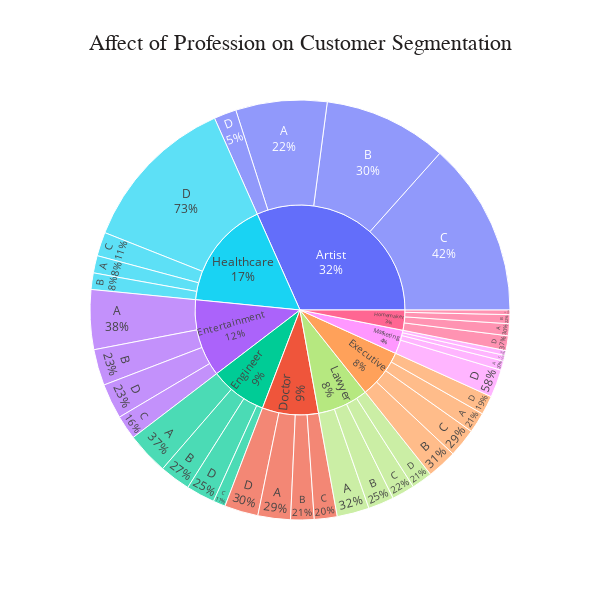
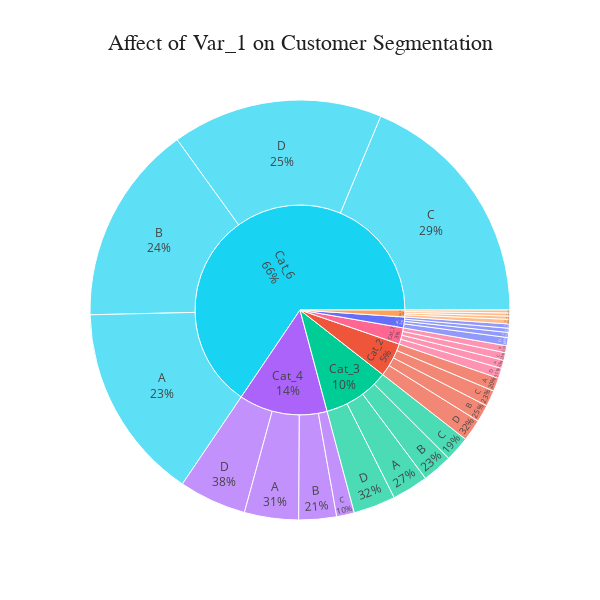

The notebook cell these images were saved under, in order:
### Code cell
for feature in ['Profession', 'Var_1']:
    plot_pie(feature)

### Figure 1 — Plotly figure (JSON) as saved in the notebook; plotly's stock layout.template omitted (floating-point values rounded to 4 significant figures)
{"data": [{"branchvalues": "total", "customdata": [["Artist"], ["Doctor"], ["Engineer"], ["Entertainment"], ["Executive"], ["Healthcare"], ["Homemaker"], ["Lawyer"], ["Engineer"], ["Doctor"], ["Marketing"], ["Artist"], ["Entertainment"], ["Executive"], ["Healthcare"], ["Homemaker"], ["Doctor"], ["Artist"], ["Marketing"], ["Lawyer"], ["Engineer"], ["Entertainment"], ["Executive"], ["Healthcare"], ["Marketing"], ["Artist"], ["Homemaker"], ["Lawyer"], ["Doctor"], ["Engineer"], ["Entertainment"], ["Executive"], ["Lawyer"], ["Healthcare"], ["Homemaker"], ["Marketing"], ["Artist"], ["Doctor"], ["Engineer"], ["Entertainment"], ["Executive"], ["Healthcare"], ["Homemaker"], ["Lawyer"], ["Marketing"]], "domain": {"x": [0.0, 1.0], "y": [0.0, 1.0]}, "hovertemplate": "labels=%{label}<br>count=%{value}<br>parent=%{parent}<br>id=%{id}<br>Profession=%{customdata[0]}<extra></extra>", "ids": ["Artist/A", "Doctor/A", "Engineer/A", "Entertainment/A", "Executive/A", "Healthcare/A", "Homemaker/A", "Lawyer/A", "Engineer/B", "Doctor/B", "Marketing/A", "Artist/B", "Entertainment/B", "Executive/B", "Healthcare/B", "Homemaker/B", "Doctor/C", "Artist/C", "Marketing/B", "Lawyer/B", "Engineer/C", "Entertainment/C", "Executive/C", "Healthcare/C", "Marketing/C", "Artist/D", "Homemaker/C", "Lawyer/C", "Doctor/D", "Engineer/D", "Entertainment/D", "Executive/D", "Lawyer/D", "Healthcare/D", "Homemaker/D", "Marketing/D", "Artist", "Doctor", "Engineer", "Entertainment", "Executive", "Healthcare", "Homemaker", "Lawyer", "Marketing"], "labels": ["A", "A", "A", "A", "A", "A", "A", "A", "B", "B", "A", "B", "B", "B", "B", "B", "C", "C", "B", "B", "C", "C", "C", "C", "C", "D", "C", "C", "D", "D", "D", "D", "D", "D", "D", "D", "Artist", "Doctor", "Engineer", "Entertainment", "Executive", "Healthcare", "Homemaker", "Lawyer", "Marketing"], "marker": {"colors": ["#636efa", "#EF553B", "#00cc96", "#ab63fa", "#FFA15A", "#19d3f3", "#FF6692", "#B6E880", "#00cc96", "#EF553B", "#FF97FF", "#636efa", "#ab63fa", "#FFA15A", "#19d3f3", "#FF6692", "#EF553B", "#636efa", "#FF97FF", "#B6E880", "#00cc96", "#ab63fa", "#FFA15A", "#19d3f3", "#FF97FF", "#636efa", "#FF6692", "#B6E880", "#EF553B", "#00cc96", "#ab63fa", "#FFA15A", "#B6E880", "#19d3f3", "#FF6692", "#FF97FF", "#636efa", "#EF553B", "#00cc96", "#ab63fa", "#FFA15A", "#19d3f3", "#FF6692", "#B6E880", "#FF97FF"]}, "name": "", "parents": ["Artist", "Doctor", "Engineer", "Entertainment", "Executive", "Healthcare", "Homemaker", "Lawyer", "Engineer", "Doctor", "Marketing", "Artist", "Entertainment", "Executive", "Healthcare", "Homemaker", "Doctor", "Artist", "Marketing", "Lawyer", "Engineer", "Entertainment", "Executive", "Healthcare", "Marketing", "Artist", "Homemaker", "Lawyer", "Doctor", "Engineer", "Entertainment", "Executive", "Lawyer", "Healthcare", "Homemaker", "Marketing", "", "", "", "", "", "", "", "", ""], "textinfo": "label+percent parent", "type": "sunburst", "values": [558, 199, 259, 365, 125, 106, 73, 197, 189, 143, 57, 756, 221, 183, 101, 55, 140, 1065, 30, 158, 75, 148, 175, 146, 35, 137, 28, 140, 206, 176, 215, 116, 128, 979, 90, 170, 2516, 688, 699, 949, 599, 1332, 246, 623, 292]}], "layout": {"height": 600, "legend": {"tracegroupgap": 0}, "plot_bgcolor": "white", "title": {"font": {"color": "#221f1f", "family": "Calibri Black", "size": 22}, "text": "Affect of Profession on Customer Segmentation", "x": 0.5}, "width": 600}}

### Figure 2 — Plotly figure (JSON) as saved in the notebook; plotly's stock layout.template omitted (floating-point values rounded to 4 significant figures)
{"data": [{"branchvalues": "total", "customdata": [["Cat_1"], ["Cat_2"], ["Cat_3"], ["Cat_4"], ["Cat_5"], ["Cat_6"], ["Cat_7"], ["Cat_1"], ["Cat_2"], ["Cat_3"], ["Cat_4"], ["Cat_5"], ["Cat_2"], ["Cat_1"], ["Cat_7"], ["Cat_6"], ["Cat_3"], ["Cat_4"], ["Cat_5"], ["Cat_6"], ["Cat_7"], ["Cat_1"], ["Cat_2"], ["Cat_3"], ["Cat_4"], ["Cat_5"], ["Cat_6"], ["Cat_7"], ["Cat_1"], ["Cat_2"], ["Cat_3"], ["Cat_4"], ["Cat_5"], ["Cat_6"], ["Cat_7"]], "domain": {"x": [0.0, 1.0], "y": [0.0, 1.0]}, "hovertemplate": "labels=%{label}<br>count=%{value}<br>parent=%{parent}<br>id=%{id}<br>Var_1=%{customdata[0]}<extra></extra>", "ids": ["Cat_1/A", "Cat_2/A", "Cat_3/A", "Cat_4/A", "Cat_5/A", "Cat_6/A", "Cat_7/A", "Cat_1/B", "Cat_2/B", "Cat_3/B", "Cat_4/B", "Cat_5/B", "Cat_2/C", "Cat_1/C", "Cat_7/B", "Cat_6/B", "Cat_3/C", "Cat_4/C", "Cat_5/C", "Cat_6/C", "Cat_7/C", "Cat_1/D", "Cat_2/D", "Cat_3/D", "Cat_4/D", "Cat_5/D", "Cat_6/D", "Cat_7/D", "Cat_1", "Cat_2", "Cat_3", "Cat_4", "Cat_5", "Cat_6", "Cat_7"], "labels": ["A", "A", "A", "A", "A", "A", "A", "B", "B", "B", "B", "B", "C", "C", "B", "B", "C", "C", "C", "C", "C", "D", "D", "D", "D", "D", "D", "D", "Cat_1", "Cat_2", "Cat_3", "Cat_4", "Cat_5", "Cat_6", "Cat_7"], "marker": {"colors": ["#636efa", "#EF553B", "#00cc96", "#ab63fa", "#FFA15A", "#19d3f3", "#FF6692", "#636efa", "#EF553B", "#00cc96", "#ab63fa", "#FFA15A", "#EF553B", "#636efa", "#FF6692", "#19d3f3", "#00cc96", "#ab63fa", "#FFA15A", "#19d3f3", "#FF6692", "#636efa", "#EF553B", "#00cc96", "#ab63fa", "#FFA15A", "#19d3f3", "#FF6692", "#636efa", "#EF553B", "#00cc96", "#ab63fa", "#FFA15A", "#19d3f3", "#FF6692"]}, "name": "", "parents": ["Cat_1", "Cat_2", "Cat_3", "Cat_4", "Cat_5", "Cat_6", "Cat_7", "Cat_1", "Cat_2", "Cat_3", "Cat_4", "Cat_5", "Cat_2", "Cat_1", "Cat_7", "Cat_6", "Cat_3", "Cat_4", "Cat_5", "Cat_6", "Cat_7", "Cat_1", "Cat_2", "Cat_3", "Cat_4", "Cat_5", "Cat_6", "Cat_7", "", "", "", "", "", "", ""], "textinfo": "label+percent parent", "type": "sunburst", "values": [31, 83, 223, 333, 19, 1213, 51, 26, 106, 186, 232, 20, 99, 26, 43, 1232, 154, 109, 18, 1496, 47, 50, 134, 259, 415, 28, 1297, 62, 133, 422, 822, 1089, 85, 5238, 203]}], "layout": {"height": 600, "legend": {"tracegroupgap": 0}, "plot_bgcolor": "white", "title": {"font": {"color": "#221f1f", "family": "Calibri Black", "size": 22}, "text": "Affect of Var_1 on Customer Segmentation", "x": 0.5}, "width": 600}}
